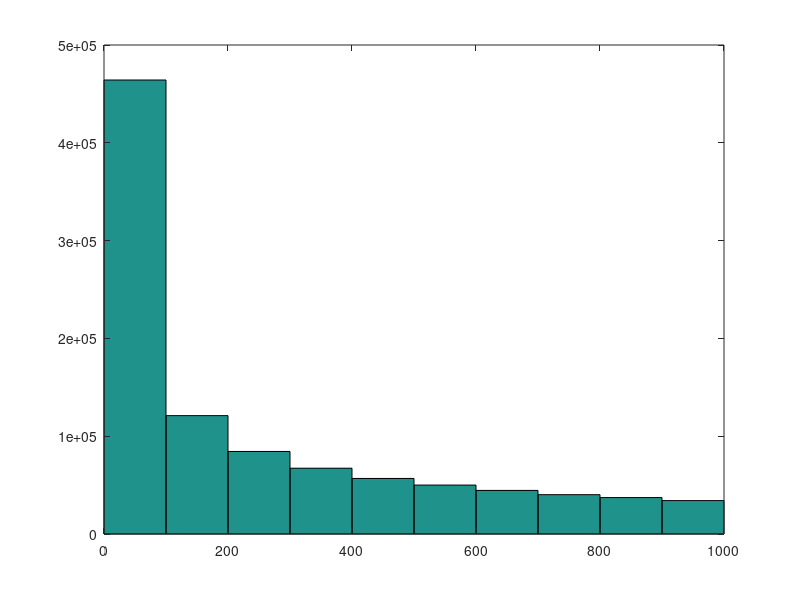

Here is the MATLAB script that generated this plot:
%% simulate fMRI
a=0;
b=1000;
alpha=-2/3;
n=rand(1000000,1)';
r=(a.^(alpha+1)+n*(b^(alpha+1)-a.^(alpha+1))).^(1/(alpha+1));
plot(n,r,'.');
hist(n);
hist(r);

%% simulate EEG
a=0;
b=1000;
alpha=-2/3;
n=rand(1000000,1)';
r=(a.^(alpha+1)+n*(b^(alpha+1)-a.^(alpha+1))).^(1/(alpha+1));
plot(n,r,'.');
hist(n);
hist(r);
